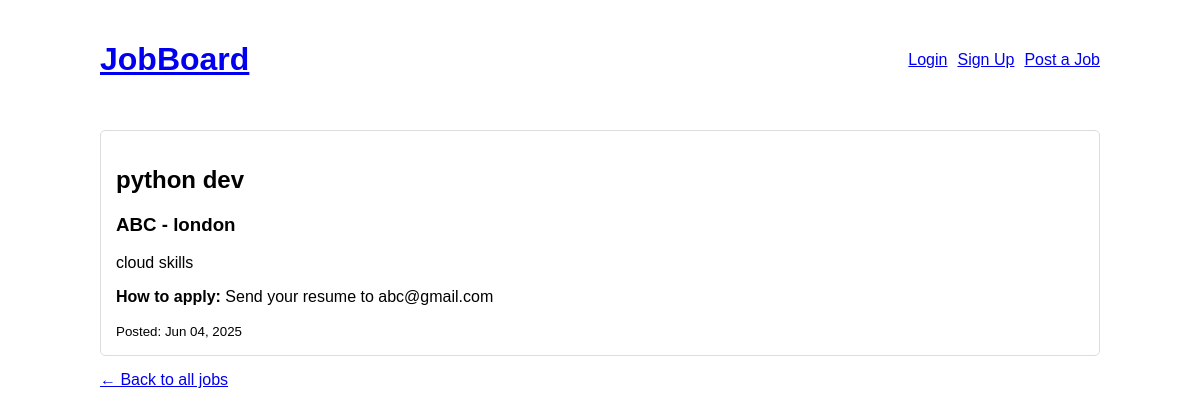
Page /job/1/ on the earlier database version.
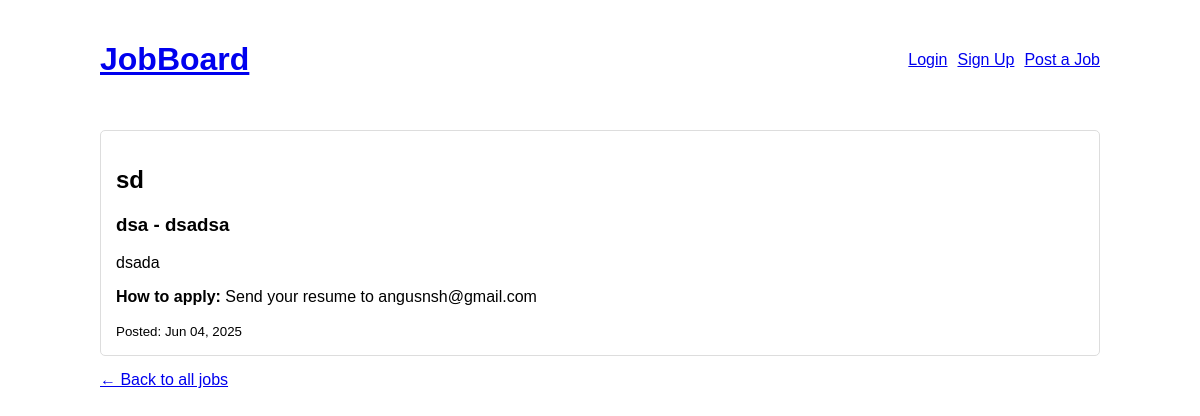
Same page on the later database version.
### jobs/models.py (models this page shows, shortened)
class Job(models.Model):
    title = models.CharField(max_length=200)
    description = models.TextField()
    company = models.CharField(max_length=100)
    location = models.CharField(max_length=100)
    email = models.EmailField()  # For employer contact
    created_at = models.DateTimeField(default=timezone.now)
    is_approved = models.BooleanField(default=False)
    employer = models.ForeignKey(
        'CustomUser',
        on_delete=models.CASCADE,
        null=True,  # Allow null temporarily
        blank=True   # Allow blank in forms
    )

### jobs/views.py (the view)
# urls.py: path('job/<int:pk>/', views.job_detail, name='job_detail'),
def job_detail(request, pk):
    job = get_object_or_404(Job, pk=pk)
    return render(request, 'jobs/job_detail.html', {'job': job})

### jobs/templates/jobs/job_detail.html
{% extends 'jobs/base.html' %}
{% block content %}
<div class="job">
    <h2>{{ job.title }}</h2>
    <h3>{{ job.company }} - {{ job.location }}</h3>
    <p>{{ job.description|linebreaks }}</p>
    <p><strong>How to apply:</strong> Send your resume to {{ job.email }}</p>
    <small>Posted: {{ job.created_at|date:"M d, Y" }}</small>
</div>
<a href="/">&larr; Back to all jobs</a>
{% endblock %}

Differences in the rows shown:
changed Job: title "python dev" → "sd"; company "ABC" → "dsa"; location "london" → "dsadsa"; description "cloud skills" → "dsada"; email "abc@gmail.com" → "angusnsh@gmail.com"
